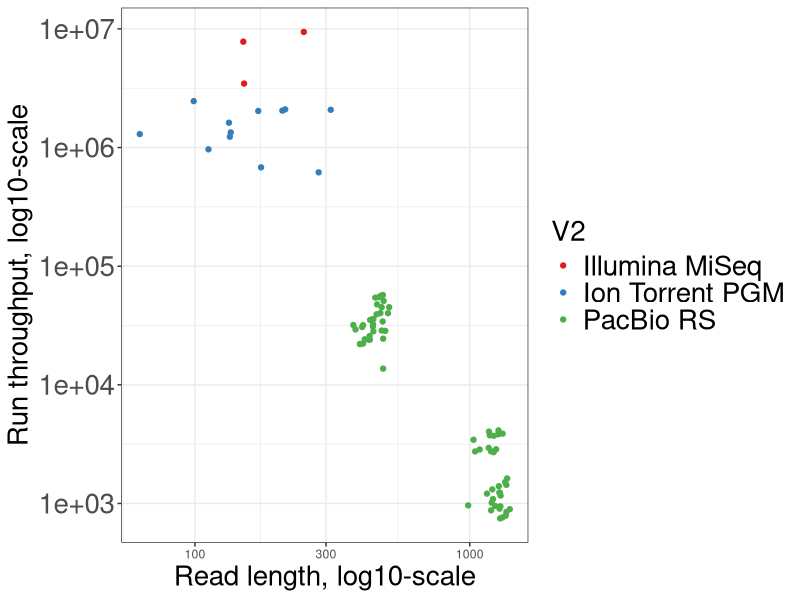

The R source for this figure:
library(ggplot2)

x = read.table("stats.txt", header=FALSE, sep="\t")

p <- ggplot(subset(x, V4 != -1 & V2 != 'Illumina HiSeq 2000' & V2 != '454 GS FLX'))
p <- p + geom_point(aes(x=V4, y=as.numeric(V4)*as.numeric(V3)/1000, colour=V2))
p <- p + scale_x_log10("Read length, log10-scale")
p <- p + scale_y_log10("Run throughput, log10-scale")
p <- p + scale_colour_brewer(palette="Set1")
p <- p + theme_bw()
p <- p + theme(axis.text.y=element_text(size=20))
p <- p + theme(axis.title.y=element_text(size=20))
p <- p + theme(axis.title.x=element_text(size=20))
p <- p + theme(legend.text=element_text(size=20))
p <- p + theme(legend.title=element_text(size=20))

ggsave("runs_by_length_and_throughput.pdf", p, width=10, height=6)
